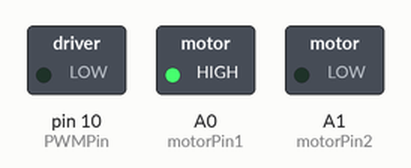
This sketch was run on a simulated Arduino Uno, built with avr-gcc and run on an emulated ATmega328P. Shown: switched loads named in the sketch (green lamp = pin HIGH).

Above: at 6.03 s.
At 20.76 s:
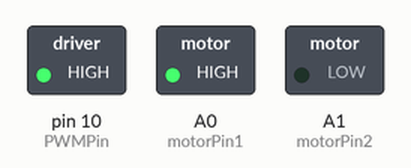
Timing chart, 0 to 40.0 s (numbered marks = the images above):
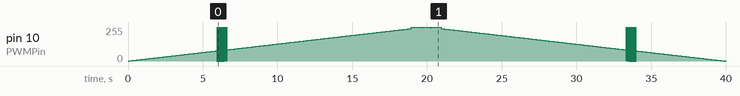

The sketch:

Motor.ino
```cpp
#include <avr/io.h>

#define motorPin1 A0
#define motorPin2 A1
#define PWMPin 10

#define ledPin 0

#define startDuty 0.0 // モーターの始動Duty比 1 - 100,000 で指定
#define stopDuty 0.0 // モーターの停止Duty比 1 - 100,000 で指定 startDutyよりは低いはず
#define ledDuty 0.0 // LED点灯Duty比 startDuty比より小さい方が良い(じゃないと走りだす) 1 - 100,000 で指定

boolean useLED = false; // LEDを使うときはtrue

/***
startDuty: 発車するするギリギリのDuty比
stopDuty: 停車するDuty比
ledDuty: 要見直し
***/

long frq = 440;
int delayTime = 10;

int flg = 1;

unsigned long spd = 1; // min 1 max 100,000

void setup() {
  pinMode(motorPin1, OUTPUT);
  pinMode(motorPin2, OUTPUT);
  pinMode(PWMPin, OUTPUT);
  setMotorMode(1);

  pinMode(ledPin, INPUT);
}

void setMotorMode(int mode) {
  boolean mtr1;
  boolean mtr2;

  /**
  1: 正転, 2: 逆転, 3:ブレーキ, それ以外: 惰行
  **/
  switch(mode) {
    case 1:
      mtr1 = HIGH;
      mtr2 = LOW;
      break;
    case 2:
      mtr1 = LOW;
      mtr2 = HIGH;
      break;
    case 3:
      mtr1 = HIGH;
      mtr2 = HIGH;
      break;
    default:
      mtr1 = LOW;
      mtr2 = LOW;
  }

  digitalWrite(motorPin1, mtr1);
  digitalWrite(motorPin2, mtr2);
}

void loop() {

  /** 加速して減速を繰り返すだけのテストプログラム **/
  if (flg == 1) {
    // 加速
    spd++;
    if (spd == 100000 - 1) {
      flg = 0;
    }
  } else {
    // 減速
    spd--;
    if (spd == 1) {
      flg = 1;
    }
  }

  frq = getFreq(spd);
  if (frq < 15) frq = 15; // 誤動作防止

  // 解説とかは頑張ってまとめた http://blog.kts.jp.net/archives/18

  // モード指定
  TCCR1A = B00100001;
  TCCR1B = B00010010;

  // TOP値
  OCR1A = (unsigned int) (1000000 / frq); // 10^6

  // モーターの起動Duty比
  float adjustDuty = (flg == 1) ? startDuty : stopDuty;
  /** 三項演算子 下記と同義
    float adjustDuty;
    if (flg == 1) {
      adjustDuty = startDuty;
    } else {
      adjustDuty = stopDuty;
    }
  **/
  float duty = adjustDuty + (100000.0 - adjustDuty) * spd / 100000.0; // 10^5

  if (useLED && duty < ledDuty && digitalRead(ledPin) == HIGH) {
    // ledPin が HIGHの場合 でかつ duty が ledDuty 以下の場合
    duty = ledDuty;
  }

  // Duty比 ≒ 速度
  OCR1B = (unsigned int) (1000000 / frq * (duty / 100000.0));

  delayMicroseconds(delayTime);
}

long getFreq(int int_spd) {

 /*** 解説的な
 引数 int_spd を基に周波数をreturnする関数
 非同期モードはよく考えて周波数を求める式を作る
 同期モードはint_spd * 同期パルス数 / 1000.0 で簡単に求められる(".0"をつけないと正しく計算されないので注意)
 ***/

  /*
  // E209
  if (int_spd < 5 * 1000) {
    return 114;
  } else if (int_spd < 9 * 1000) {
    return int_spd * 57.0 / 1000.0;
  } else if (int_spd < 20 * 1000) {
    return int_spd * 33.0 / 1000.0;
  } else if (int_spd < 30 * 1000) {
    return int_spd * 21.0 / 1000.0;
  } else if (int_spd < 45 * 1000) {
    return int_spd * 9.0 / 1000.0;
  } else if (int_spd < 70 * 1000) {
    return int_spd * 3.0 / 1000.0;
  } else {
    return int_spd / 1000.0;
  }
  //*/

  /*
  // E231 墜落インバータ
  if (int_spd < 25 * 1000) {
    return 1050;
  } else if (int_spd < 50 * 1000) {
    // 1050 -> 700
    return 1050 - (350 * (int_spd - 25000) / 25000);
  } else if (int_spd < 60 * 1000) {
    // 700 -> 1800
    return 700 + (1100 * (int_spd - 50000) / 10000);
  } else if (int_spd < 65 * 1000) {
    return int_spd * 3.0 / 1000.0;
  } else {
    return int_spd / 1000.0;
  }
  //*/

  /*
  // E233
  if (int_spd < 10 * 1000 && flg == 0) { //減速時のみ
    return 200;
  } else if (int_spd * 1000 < 18) {
    return 525;
  } else if (int_spd < 38 * 1000) {
    return 525 + (375 * (int_spd - 18000) / 20000);
  } else if (int_spd < 47 * 1000) {
    return int_spd * 9.0 / 1000.0;
  } else if (int_spd < 50 * 1000) {
    return int_spd * 3.0 / 1000.0;
  } else {
    return int_spd / 1000.0;
  }
  //*/

  /*
  // 東急5177F
  if (int_spd < 15 * 1000 && flg == 0) { //減速時のみ
    return 200;
  } else if (int_spd < 30 * 1000) {
    return 560;
  } else if (int_spd < 65 * 1000) {
    // 560 -> 700
    return 560 + (140 * (int_spd - 30000) / 35000);
  } else if (int_spd < 80 * 1000) {
    // 700 -> 1800
    return 700 + (1100 * (int_spd - 65000) / 15000);
  } else if (int_spd < 90 * 1000) {
    return int_spd * 3.0 / 1000.0;
  } else {
    return int_spd / 1000.0;
  }
  //*/

  /*
  // 東急9000
  if (int_spd < 5 * 1000) {
    return 200;
  } else if (int_spd < 7 * 1000) {
    return int_spd * 45.0 / 1000.0;
  } else if (int_spd < 13 * 1000) {
    return int_spd * 27.0 / 1000.0;
  } else if (int_spd < 24 * 1000) {
    return int_spd * 15.0 / 1000.0;
  } else if (int_spd < 30 * 1000) {
    return int_spd * 9.0 / 1000.0;
  } else if (int_spd < 36 * 1000) {
    return int_spd * 5.0 / 1000.0;
  } else if (int_spd < 45 * 1000) {
    return int_spd * 3.0 / 1000.0;
  } else {
    return int_spd / 1000.0;
  }
  //*/

  //*
  // 京急1000 ドレミファインバーター
  // 本当はもっと同期モード数たくさんある
  if (int_spd < 4 * 1000) {
    return 349;
  } else if (int_spd < 5 * 1000) {
    return 392;
  } else if (int_spd < 6 * 1000) {
    return 440;
  } else if (int_spd < 7 * 1000) {
    return 466;
  } else if (int_spd < 8 * 1000) {
    return 523;
  } else if (int_spd < 9 * 1000) {
    return 587;
  } else if (int_spd < 10 * 1000) {
    return 622;
  } else if (int_spd < 11 * 1000) {
    return 698;
  } else if (int_spd < 30 * 1000) {
    return 784;
  } else if (int_spd < 35 * 1000) {
    return int_spd * 33.0 / 1000.0;
  } else if (int_spd < 40 * 1000) {
    return int_spd * 21.0 / 1000.0;
  } else if (int_spd < 55 * 1000) {
    return int_spd * 9.0 / 1000.0;
  } else if (int_spd < 65 * 1000) {
    return int_spd * 3.0 / 1000.0;
  } else {
    return int_spd / 1000.0;
  }
  //*/
}
```
